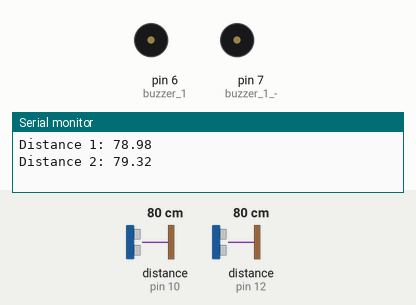
Recording of a sketch running on a simulated Arduino Uno, built with avr-gcc and run on an emulated ATmega328P. Parts: buzzer (waves = sounding, pin HIGH), the last lines printed to the serial monitor. Wiring (inferred from the names in the program): 2 × ultrasonic range finder: trigger pin 11, echo pin 10 / trigger pin 13, echo pin 12. The inputs (shaded band) are chosen by the test bench; at power-on: distance to the obstacle (sensors on pin 10, pin 12) 80 cm. The echo pulse lasts 58.3 µs per cm; pins used as bus, display or sensor lines are not drawn.

Above: at 0.9 s.
1.4 s: distance to the obstacle (sensor on pin 10) set to 73 cm
At 2.1 s:
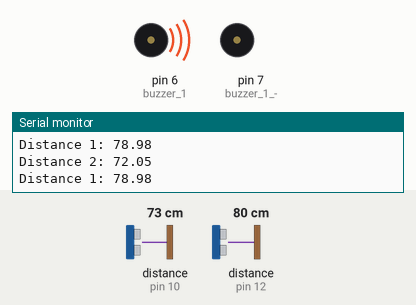
4.4 s: distance to the obstacle (sensor on pin 12) set to 2 cm
7.4 s: distance to the obstacle (sensor on pin 10) set to 78 cm
At 8.06 s:
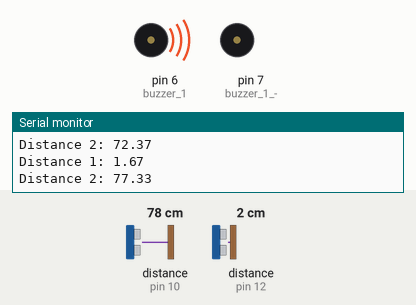
10.4 s: distance to the obstacle (sensor on pin 10) set to 120 cm
At 10.8 s:
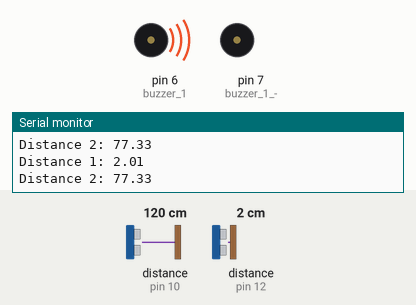
13.4 s: distance to the obstacle (sensor on pin 10) set to 18 cm
At 14.7 s:
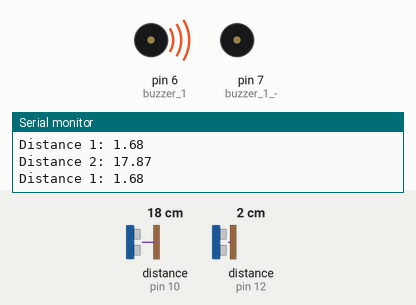
15.0 s: distance to the obstacle (sensor on pin 10) set to 14 cm
At 16.1 s:
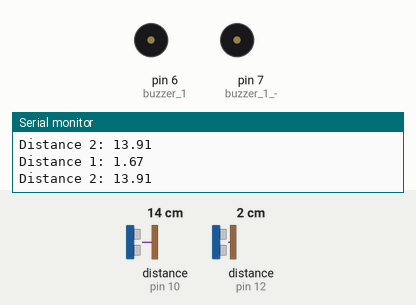
Timing chart, 0 to 18.0 s (numbered marks = the images above; inputs shaded):
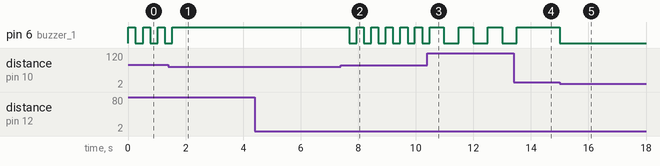

Measured:
- the behaviour switches between 76 and 75 cm on distance to the obstacle (sensor on pin 10) (found by bisection; images 0 and 1)
- the behaviour switches between 16 and 15 cm on distance to the obstacle (sensor on pin 10) (found by bisection; images 4 and 5)
- after the input at 1.4 s, pin 6 (buzzer_1): goes on until 1.5 s, then stays HIGH
- after the input at 7.4 s, pin 6 (buzzer_1): alternates HIGH for 0.25 s and LOW for 0.26 s, starting after 0.29 s
- after the input at 10.4 s, pin 6 (buzzer_1): alternates HIGH for 0.50 s and LOW for 0.51 s, starting after 0.58 s
- after the input at 13.4 s, pin 6 (buzzer_1): goes on until 13.5 s, then stays HIGH
- after the input at 15.0 s, pin 6 (buzzer_1): HIGH → LOW at once
- by itself, pin 6 (buzzer_1): alternates HIGH for 0.25 s and LOW for 0.26 s

The sketch:

Reverse_alarm.ino
```cpp
void setup()
{
  pinMode(12, INPUT); //echo 1
  pinMode(13, OUTPUT); //trigger 1
  pinMode(10, INPUT); //echo 2
  pinMode(11, OUTPUT); //trigger 2
  pinMode(6, OUTPUT); //buzzer 1 +
  pinMode(7, OUTPUT); //buzzer 1 -
  Serial.begin(9600);
}

float dist1, dist2;
long dur1, dur2;

void loop()
{
  digitalWrite(13, LOW);
  digitalWrite(11, LOW);
  delayMicroseconds(10);
  //-------------------
  digitalWrite(13, HIGH);
  delayMicroseconds(10);
  digitalWrite(13, LOW);

  dur1 = pulseIn(12, HIGH);
  dist1 = dur1*0.034/2;
  //--------------------
  digitalWrite(11, HIGH);
  delayMicroseconds(10);
  digitalWrite(11, LOW);

  dur2 = pulseIn(10, HIGH);
  dist2 = dur2*0.034/2;
  /*--------------------
   * Distance is measured
   * Main function executed now
   -------------------*/
  int a=0, b=0, c=0, d=0, x=0;
  //store conditions in a, b, c, d and finally make condition numbered in x;
  if ((dist1>=150)or(dist2>=150))
  {
    a = 1;
  }
  if (((dist1>=100)and(dist1<150))or((dist2>=100)and(dist2<150)))
  {
    b = 1;
  }
  if (((dist1>=75)and(dist1<100))or((dist2>=75)and(dist2<100)))
  {
    c = 1;
  }
  if (((dist1<75)and(dist1>=15))or((dist2<75)and(dist2>=15)))
  {
    d = 1;
  }
  //Now, number x.
  if(d==1)
  {
    x=1; //close level 1
  }
  if((c==1)and(d!=1))
  {
    x=2; //close level 2
  }
  if((b==1)and(c!=1)and(d!=1))
  {
    x = 3; //close level 3
  }
  if((a==1)and(b!=1)and(c!=1)and(d!=1))
  {
    x = 4; //close level 4
  }

  if(x==4)
  {
    digitalWrite(7, LOW);
    digitalWrite(6, HIGH);
    delay(500);
    digitalWrite(7, LOW);
    digitalWrite(6, LOW);
    delay(1000);
  }
  else if(x==3)
  {
    digitalWrite(7, LOW);
    digitalWrite(6, HIGH);
    delay(500);
    digitalWrite(7, LOW);
    digitalWrite(6, LOW);
    delay(500);
  }
  else if(x==2)
  {
    digitalWrite(7, LOW);
    digitalWrite(6, HIGH);
    delay(250);
    digitalWrite(7, LOW);
    digitalWrite(6, LOW);
    delay(250);
  }
  else if(x==1) //15 is kept for rain problem, if there's rain, distance would be less than 15, otherwise for less than 15 vehicle will collide anyway
  {
    digitalWrite(7, LOW);
    digitalWrite(6, HIGH);
  }
  else
  {
    digitalWrite(7, LOW);
    digitalWrite(6, LOW);
  }
  //Print to serial monitor now
  Serial.print("Distance 1: ");
  Serial.println(dist1);
  Serial.print("Distance 2: ");
  Serial.println(dist2);
}
```
